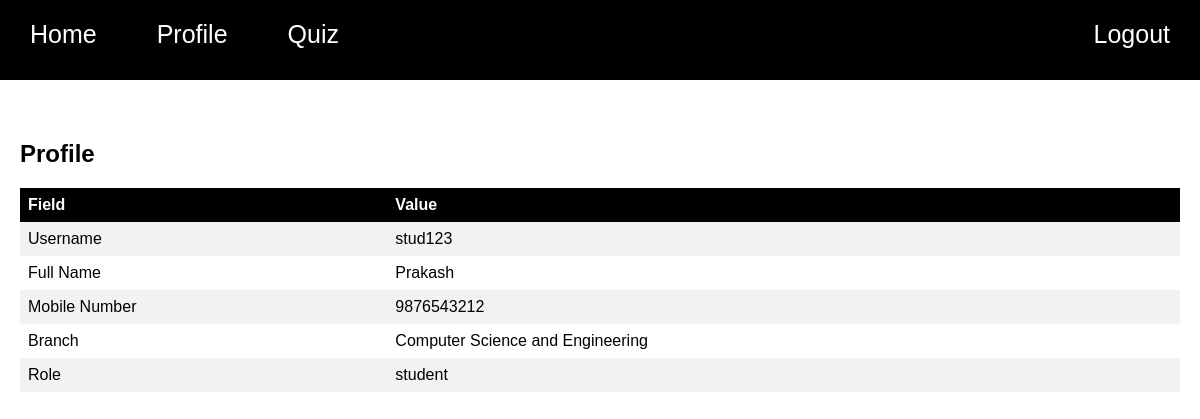
The app's page /profile (signed in) with its own data.
### app.py (models this page shows)
class User(db.Model, UserMixin):
    id = db.Column(db.Integer, primary_key=True)
    username = db.Column(db.String(20), nullable=False, unique=True)
    full_name = db.Column(db.String(100), nullable=False)
    email = db.Column(db.String(100), nullable=False)
    mobile_number = db.Column(db.String(15), nullable=False)
    branch = db.Column(db.String(30), nullable=False)
    role = db.Column(db.String(10), nullable=False)
    password = db.Column(db.String(100), nullable=False)

### app.py (the view)
@app.route('/profile')
@login_required
def profile():
    return render_template('profile.html',current_user=current_user)

### app.py (called while the page is built)
@login_manager.user_loader
def load_user(user_id):
    return User.query.get(int(user_id))

### templates/profile.html (shortened to what this page needs)
{% extends 'home1.html' %}
{% block content %}
    <div id="profile"">
        <h2>Profile</h2>
        <table>
            <tr>
                <th>Field</th>
                <th>Value</th>
            </tr>
            <tr>
                <td>Username</td>
                <td>{{ current_user.username }}</td>
            </tr>
            <tr>
                <td>Full Name</td>
                <td>{{ current_user.full_name }}</td>
            </tr>
            <tr>
                <td>Mobile Number</td>
                <td>{{ current_user.mobile_number }}</td>
            </tr>
            <tr>
                <td>Branch</td>
                <td>{{ current_user.branch }}</td>
            </tr>
            <tr>
                <td>Role</td>
                <td>{{ current_user.role }}</td>
            </tr>
        </table>
    </div>
{% endblock %}

### templates/home1.html (style rules this page uses)
body { margin: 0; padding: 0; font-family: Arial, sans-serif; }

### templates/profile.html (style rules this page uses)
table { border-collapse: collapse; width: 100%; }
th, td { text-align: left; padding: 8px; }
th { background-color: black; color: white; }
tr:nth-child(even) { background-color: #f2f2f2; }

### records on screen
User: username "stud123", full_name "Prakash", mobile_number "9876543212", branch "Computer Science and Engineering", role "student"
